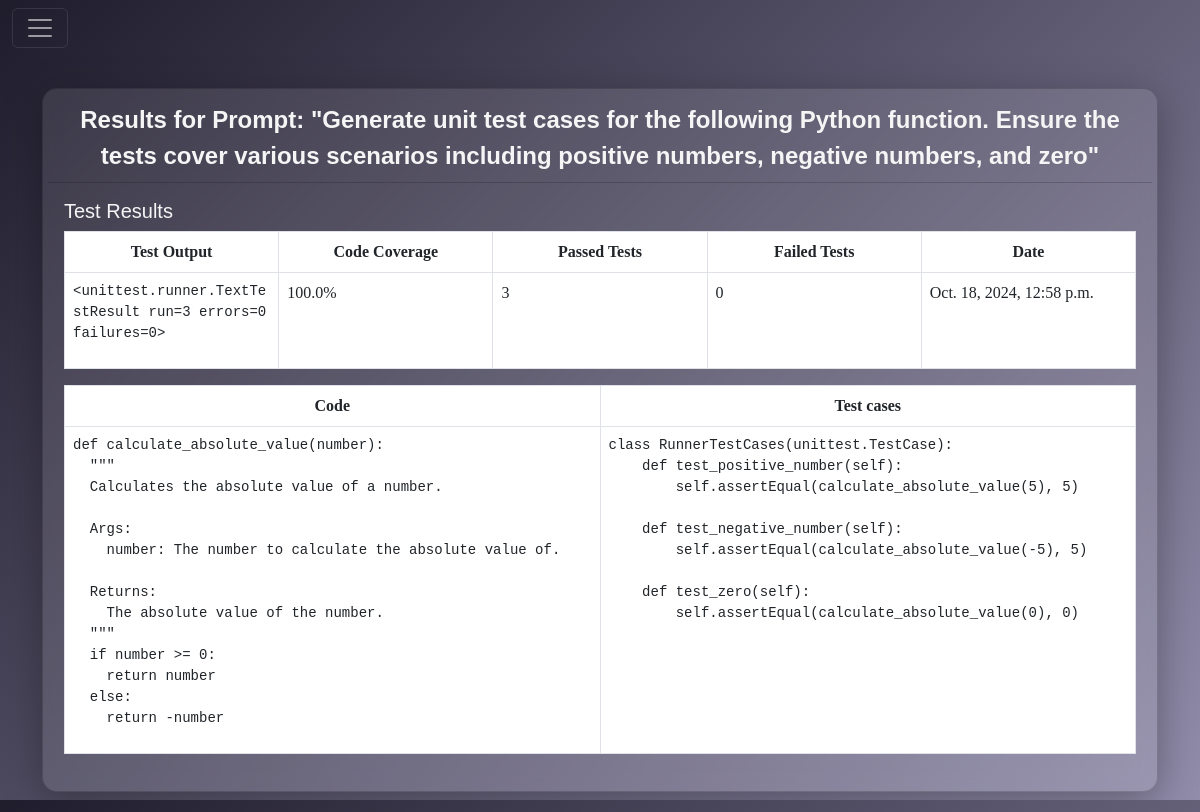
The page /results/79/ on the database its author committed.
### testflow/models.py (models this page shows, shortened)
class Prompt(models.Model):
    user = models.ForeignKey(User, on_delete=models.CASCADE)
    prompt_text = models.TextField()
    created_at = models.DateTimeField(auto_now_add=True)

class TestResult(models.Model):
    prompt = models.ForeignKey(Prompt, on_delete=models.CASCADE)
    test_output = models.TextField()
    coverage = models.FloatField()
    passed_tests = models.IntegerField()
    failed_tests = models.IntegerField()
    created_at = models.DateTimeField(auto_now_add=True)
    code = models.TextField()
    test_cases = models.TextField()

### testflow/views.py (the view)
# urls.py: path("results/<int:prompt_id>/", views.prompt_results, name="prompt_results"),
def prompt_results(request, prompt_id):
    prompt = get_object_or_404(Prompt, id=prompt_id)
    results = TestResult.objects.filter(prompt=prompt).order_by("-created_at")
    return render(
        request, "prompt_results.html", {"prompt": prompt, "results": results}
    )

### templates/prompt_results.html (shortened to what this page needs)
{% extends 'base.html' %}
{% block content %}
<div class="card">
    <div class="card-header">
        Results for Prompt: "{{ prompt.prompt_text }}"
    </div>
    <div class="card-body">
        <h5 class="card-title">Test Results</h5>
        <table class="table table-bordered">
            <thead>
                <tr>
                    <th>Test Output</th>
                    <th>Code Coverage</th>
                    <th>Passed Tests</th>
                    <th>Failed Tests</th>
                    <th>Date</th>
                </tr>
            </thead>
            <tbody>
                {% for result in results %}
                <tr>
                    <td>
                        <pre>{{ result.test_output }}</pre>
                    </td>
                    <td>{{ result.coverage }}%</td>
                    <td>{{ result.passed_tests }}</td>
                    <td>{{ result.failed_tests }}</td>
                    <td>{{ result.created_at }}</td>
                </tr>
                {% empty %}
                <tr>
                    <td colspan="5">No results found.</td>
                </tr>
                {% endfor %}
            </tbody>
        </table>
        <table class="table table-bordered">
            <thead>
                <tr>
                    <th>
                        Code
                    </th>
                    <th>
                        Test cases
                    </th>
                </tr>
            </thead>
            <tbody>
                {% for result in results %}
                <tr>
                    <td>
                        <pre>{{ result.code }}</pre>
                    </td>
                    <td>
                        <pre>{{ result.test_cases }}</pre>
                    </td>
                </tr>
                {% empty %}
                <tr>
                    <td colspan="2">No code found.</td>
                </tr>
                {% endfor %}
            </tbody>
        </table>
    </div>
</div>
{% endblock %}

### testflow/static/stylesheet/color.css (style rules this page uses)
:root { --primary-color-one: #1f1c2c; --primary-color-two: #928dab; --secondary-color: #ffffff1a; --background-color: linear-gradient(135deg, #1f1c2c, #928dab); --text-color: #ffffff; --error-color: #fb8989; --success-color: #9cfb89; --warning-color: #fbeb89; --info-color: #89defb; --box-shadow: 0px 10px 40px rgba(0, 0, 0, 0.3); --border-primary-color: 1px solid #fff; --border-focus-color: 1px solid #ff00ff; --secondary-border: 1px solid #00b5a6; --input-primary-color: #ffffff33; --input-focus-color: #f5f5f5d3; --button-primary-color: #ff00ff; --button-secondary-color: #cc00cc; --disabled-button-color: #920092; --second-button-color: #02cebd; --second-button-hover-color: #00b5a6; }

### templates/base.html (style rules this page uses)
html, body { overflow-x: hidden; }
body { background: var(--background-color); font-family: 'Poppins', sans-serif; color: var(--text-color); display: flex; justify-content: center; align-items: center; height: 100vh; margin: 0; }

### templates/prompt_results.html (style rules this page uses)
.card { color: whitesmoke; background: rgba(255, 255, 255, 0.1); backdrop-filter: blur(10px); padding: 30px; border-radius: 15px; box-shadow: 0px 10px 40px rgba(0, 0, 0, 0.3); width: 100%; animation: fadeIn 1s ease-in-out; }
.card { margin: 20px auto; padding: 5px; }
.card-header { background: transparent; font-size: 1.5em; font-weight: bold; text-align: center; }
table { width: 100%; border-collapse: collapse; background-color: aliceblue; text-align: center; font-family: 'Times New Roman', Times, serif; table-layout: fixed; }
table tbody { background-color: aliceblue; text-align: left; font-family: 'Times New Roman', Times, serif; }
pre { white-space: pre-wrap; word-wrap: break-word; }

### rows shown on the page
Prompt: prompt_text "Generate unit test cases for the following Python function. Ensure the tests cover various scenarios including positive numbers, negative numbers, and zero"
TestResult: test_output "<unittest.runner.TextTestResult run=3 errors=0 failures=0>…", coverage "100.0", passed_tests "3", failed_tests "0", created_at "Oct. 18, 2024, 12:58 p.m.", code "def calculate_absolute_value(number): \"\"\" Calculates the absolute value of a number. Args: number: The number to calculate the absolute value of. Returns: The absolute value of the number. \"\"\" if number >= 0: return number else: return -number", test_cases "class RunnerTestCases(unittest.TestCase): def test_positive_number(self): self.assertEqual(calculate_absolute_value(5), 5) def test_negative_number(self): self.assertEqual(calculate_absolute_value(-5), 5) def test_zero(self): self.assertEqual(calculate_absolute_value(0), 0)"
